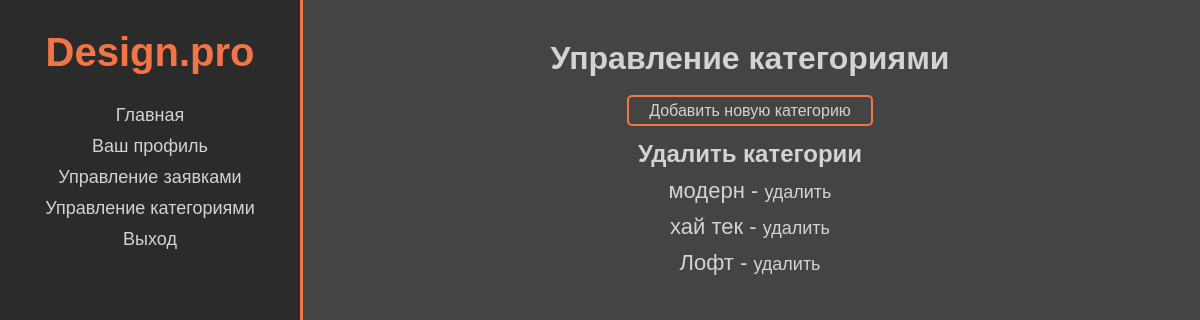
The app's page /view_categories (signed in), older data.
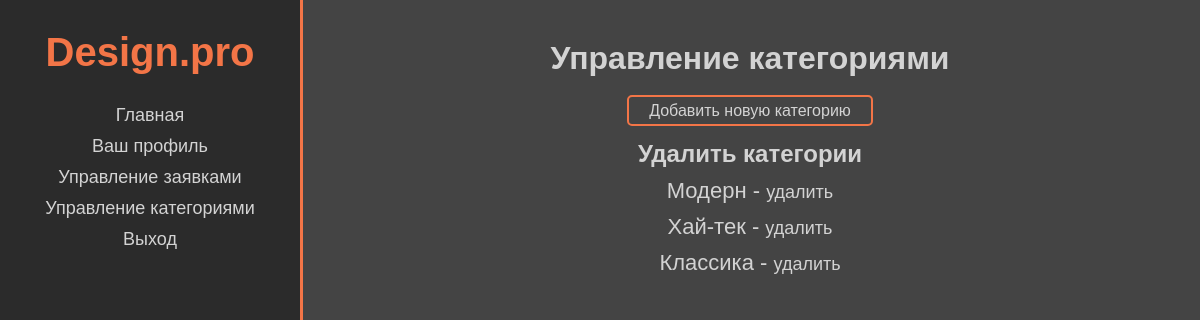
The same page, newer data.
### web/models.py (models this page shows, shortened)
class Category(models.Model):
    title = models.CharField(max_length=254, verbose_name='Название', blank=False)

### web/views.py (the view)
# urls.py: path('view_categories', ViewCategory.as_view(), name='view_categories'),
class ViewCategory(LoginRequiredMixin, generic.ListView):
    model = Category
    template_name = 'view_categories.html'
    context_object_name = 'categories_list'

### templates/view_categories.html
{% extends 'base.html' %}
{% block content %}
  <div class="add_cat">
    <h1>Управление категориями</h1>
    <a href="{% url 'create_category' %}">Добавить новую категорию</a>
  </div>
  {% if categories_list %}
    <h2>Удалить категории</h4>
    {% for category in categories_list %}
      <p class="cat">
        {{ category.title }} -
        <a href="{% url 'delete_category' category.pk %}">удалить</a>
      </p>
    {% endfor %}
  {% else %}
    <p>Не существует категорий заявок</p>
  {% endif %}
{% endblock %}

Row changes from the older to the newer data that the page shows:
removed Category: title "модерн"
removed Category: title "хай тек"
removed Category: title "Лофт"
added Category: title "Модерн"
added Category: title "Хай-тек"
added Category: title "Классика"
